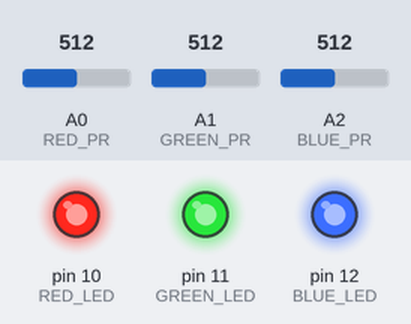
The sketch below on a simulated Arduino Uno, built with avr-gcc and run on an emulated ATmega328P. On the bench: output pins drawn as LEDs (lit = HIGH). Inputs (shaded band) come from the test bench; at power-on: A0 (RED_PR) = 512, A1 (GREEN_PR) = 512, A2 (BLUE_PR) = 512.

Above: at 1.2 s.
1.3 s: A0 (RED_PR) set to 413
2.8 s: A0 (RED_PR) set to 393
At 3.2 s:
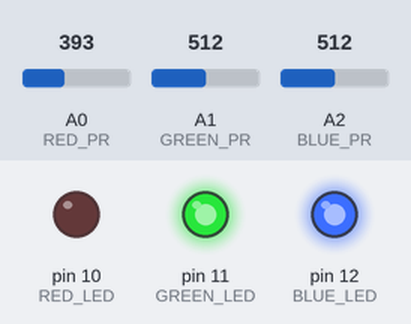
4.3 s: A1 (GREEN_PR) set to 416
5.8 s: A1 (GREEN_PR) set to 394
At 6.7 s:
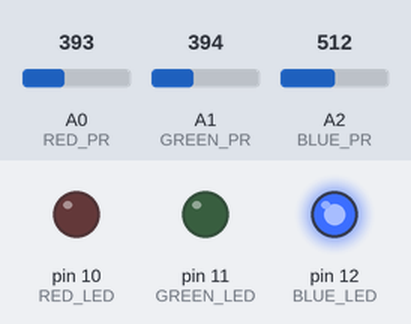
7.3 s: A2 (BLUE_PR) set to 408
8.8 s: A2 (BLUE_PR) set to 389
At 10.2 s:
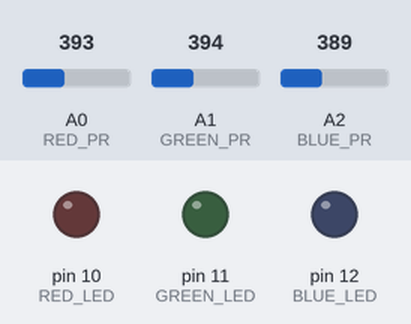
Timing chart, 0 to 11.3 s (numbered marks = the images above; inputs shaded):
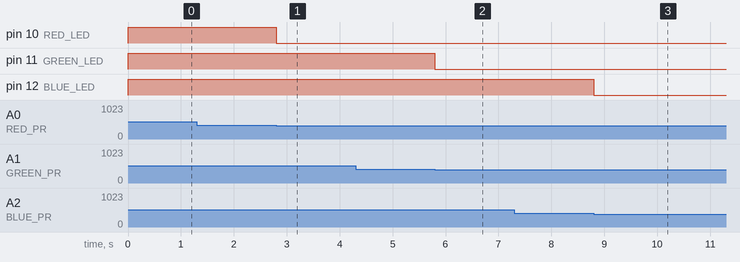

Measured:
- the behaviour switches between 401 and 400 on A0 (RED_PR) (found by bisection; images 0 and 1)
- the behaviour switches between 401 and 400 on A1 (GREEN_PR) (found by bisection; images 1 and 2)
- the behaviour switches between 401 and 400 on A2 (BLUE_PR) (found by bisection; images 2 and 3)
- after the input at 1.3 s, every drawn part: stays the same
- after the input at 2.8 s, pin 10 (RED_LED): HIGH → LOW at once
- after the input at 4.3 s, every drawn part: stays the same
- after the input at 5.8 s, pin 11 (GREEN_LED): HIGH → LOW at once
- after the input at 7.3 s, every drawn part: stays the same
- after the input at 8.8 s, pin 12 (BLUE_LED): HIGH → LOW at once

The sketch:

Photo-resistor.ino
```cpp
#define RED_LED 10
#define GREEN_LED 11
#define BLUE_LED 12

#define RED_PR A0
#define GREEN_PR A1
#define BLUE_PR A2

void setup() {
  pinMode(RED_LED, OUTPUT);
  pinMode(GREEN_LED, OUTPUT);
  pinMode(BLUE_LED, OUTPUT);

  pinMode(RED_PR, INPUT);
  pinMode(GREEN_PR, INPUT);
  pinMode(BLUE_PR, INPUT);
  Serial.begin(9600);
}

void loop() {
  int redPrValue = analogRead(RED_PR);
  int greenPrValue = analogRead(GREEN_PR);
  int bluePrValue = analogRead(BLUE_PR);

  controlRedLed(redPrValue);
  controlGreenLed(greenPrValue);
  controlBlueLed(bluePrValue);
}

void controlRedLed(int prValue){
  if (prValue > 400){
    digitalWrite(RED_LED, HIGH);
  }
  else{
    digitalWrite(RED_LED, LOW);
  }
}

void controlGreenLed(int prValue){
  if (prValue > 400){
    digitalWrite(GREEN_LED, HIGH);
  }
  else{
    digitalWrite(GREEN_LED, LOW);
  }
}

void controlBlueLed(int prValue){
  if (prValue > 400){
    digitalWrite(BLUE_LED, HIGH);
  }
  else{
    digitalWrite(BLUE_LED, LOW);
  }
}
```
